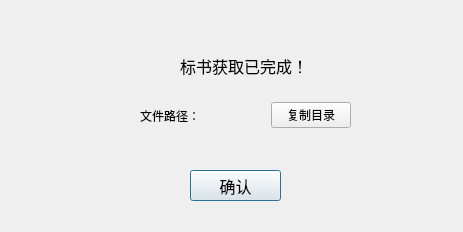
<?xml version="1.0" encoding="UTF-8"?>
<ui version="4.0">
 <class>Dialog</class>
 <widget class="QDialog" name="Dialog">
  <property name="geometry">
   <rect>
    <x>0</x>
    <y>0</y>
    <width>463</width>
    <height>232</height>
   </rect>
  </property>
  <property name="windowTitle">
   <string>Dialog</string>
  </property>
  <widget class="QPushButton" name="pushButton">
   <property name="geometry">
    <rect>
     <x>190</x>
     <y>170</y>
     <width>91</width>
     <height>31</height>
    </rect>
   </property>
   <property name="font">
    <font>
     <pointsize>12</pointsize>
    </font>
   </property>
   <property name="text">
    <string>确认</string>
   </property>
  </widget>
  <widget class="QLabel" name="label">
   <property name="geometry">
    <rect>
     <x>180</x>
     <y>50</y>
     <width>131</width>
     <height>31</height>
    </rect>
   </property>
   <property name="font">
    <font>
     <pointsize>12</pointsize>
    </font>
   </property>
   <property name="text">
    <string>标书获取已完成！</string>
   </property>
  </widget>
  <widget class="QWidget" name="horizontalLayoutWidget">
   <property name="geometry">
    <rect>
     <x>140</x>
     <y>90</y>
     <width>211</width>
     <height>51</height>
    </rect>
   </property>
   <layout class="QHBoxLayout" name="horizontalLayout">
    <item>
     <widget class="QLabel" name="label_2">
      <property name="text">
       <string>文件路径：</string>
      </property>
     </widget>
    </item>
    <item>
     <widget class="QPushButton" name="pushButton_2">
      <property name="sizePolicy">
       <sizepolicy hsizetype="Fixed" vsizetype="Fixed">
        <horstretch>0</horstretch>
        <verstretch>0</verstretch>
       </sizepolicy>
      </property>
      <property name="text">
       <string>复制目录</string>
      </property>
     </widget>
    </item>
   </layout>
  </widget>
 </widget>
 <resources/>
 <connections/>
</ui>
